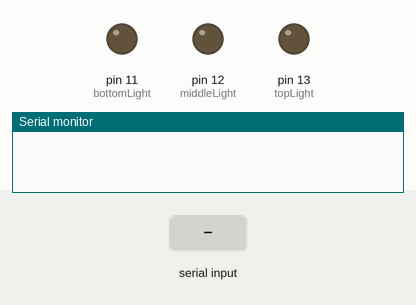
This sketch was run on a simulated Arduino Uno, built with avr-gcc and run on an emulated ATmega328P. On the bench: output pins drawn as LEDs (lit = HIGH), the last lines printed to the serial monitor. Inputs (shaded band) come from the test bench.

Above: at 1.2 s.
1.3 s: "1" received over Serial
At 2.1 s:
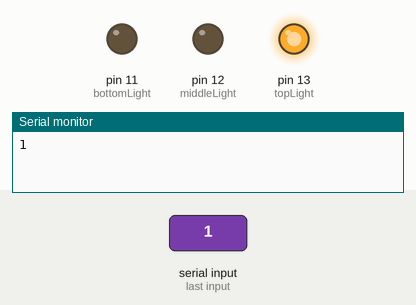
3.8 s: "2" received over Serial
At 4.2 s:
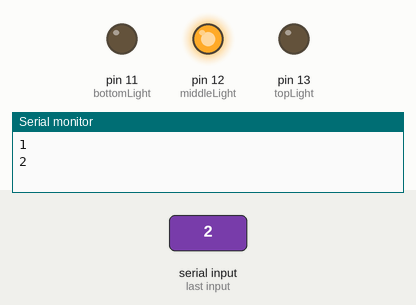
6.3 s: "3" received over Serial
At 7.1 s:
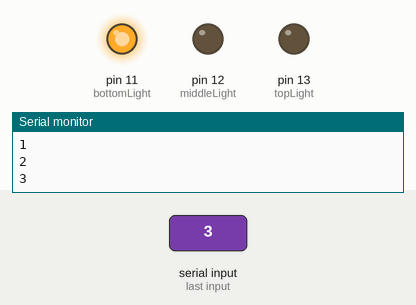
Timing chart, 0 to 9.3 s (numbered marks = the images above; inputs shaded):
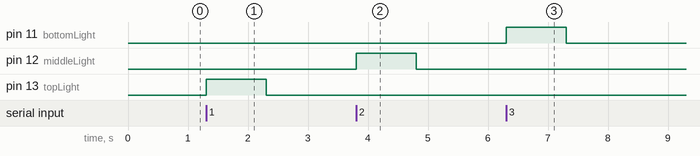

Measured:
- after the input at 1.3 s, pin 13 (topLight): LOW → HIGH at once, → LOW 1.0 s later
- after the input at 3.8 s, pin 12 (middleLight): LOW → HIGH at once, → LOW 1.0 s later
- after the input at 6.3 s, pin 11 (bottomLight): LOW → HIGH at once, → LOW 1.0 s later

The sketch:

serial_input.ino
```cpp
#define topLight 13
#define middleLight 12
#define bottomLight 11
String input = "";

void setup() {
  // put your setup code here, to run once:
  pinMode(topLight, OUTPUT);
  pinMode(middleLight, OUTPUT);
  pinMode(bottomLight, OUTPUT);
  Serial.begin(9600);
}

void loop() {
  // put your main code here, to run repeatedly:
  if (Serial.available() > 0) {
    input = "";
    while(Serial.available() > 0){
      input += char(Serial.read());
      delay(2);
    }

    Serial.println(input);
    if (input == "1") {
      digitalWrite(topLight, HIGH);
    }
    else if (input == "2") {
      digitalWrite(middleLight, HIGH);
    }
    else if (input == "3") {
      digitalWrite(bottomLight, HIGH);
    }
    else {
      return;
    }
    delay(1000);
    digitalWrite(bottomLight, LOW);
    digitalWrite(middleLight, LOW);
    digitalWrite(topLight, LOW);
    delay(1000);
  }
}
```
